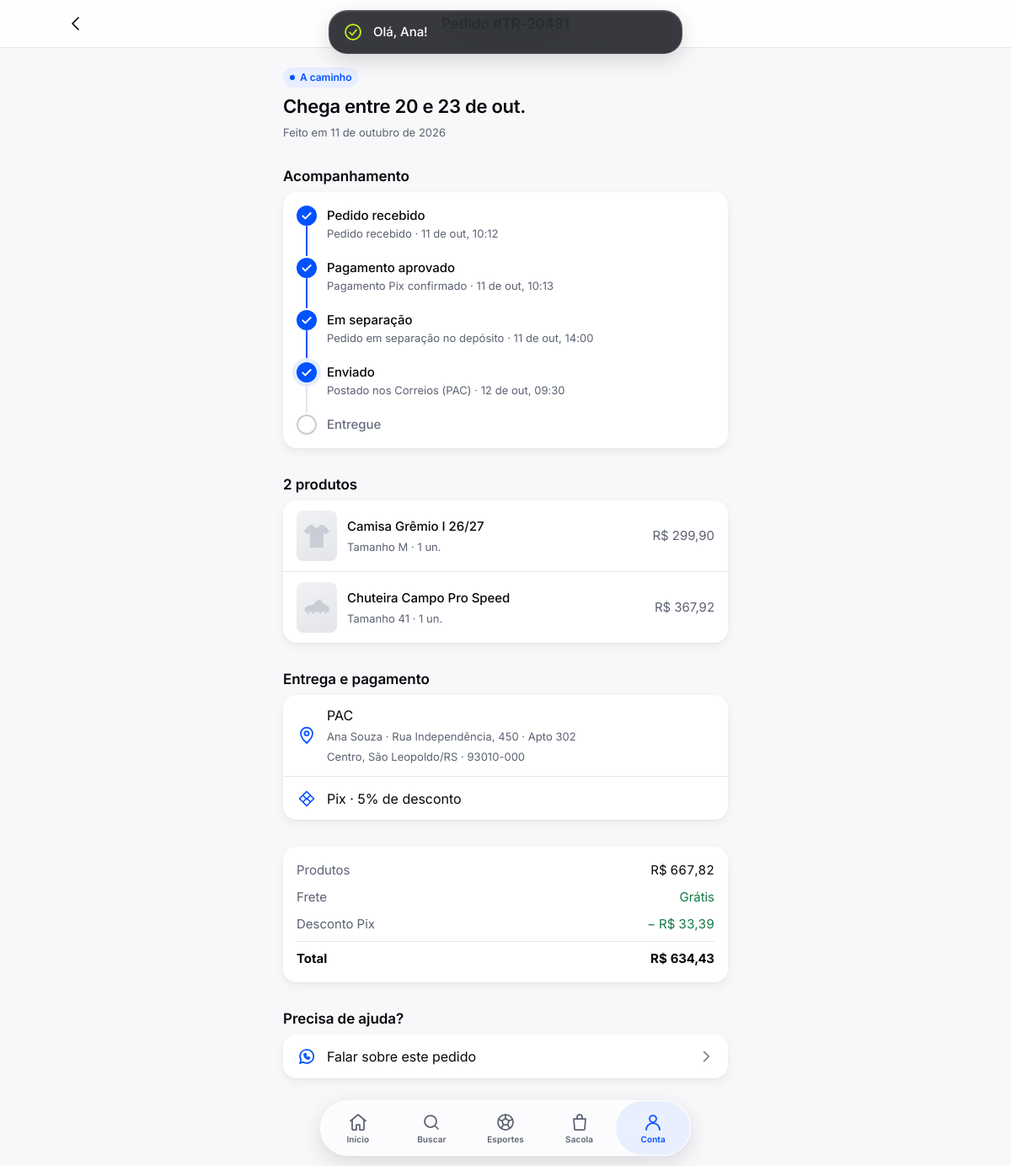
The page /conta/pedido.php?numero=TR-20481 (signed in) on the database as committed earlier.
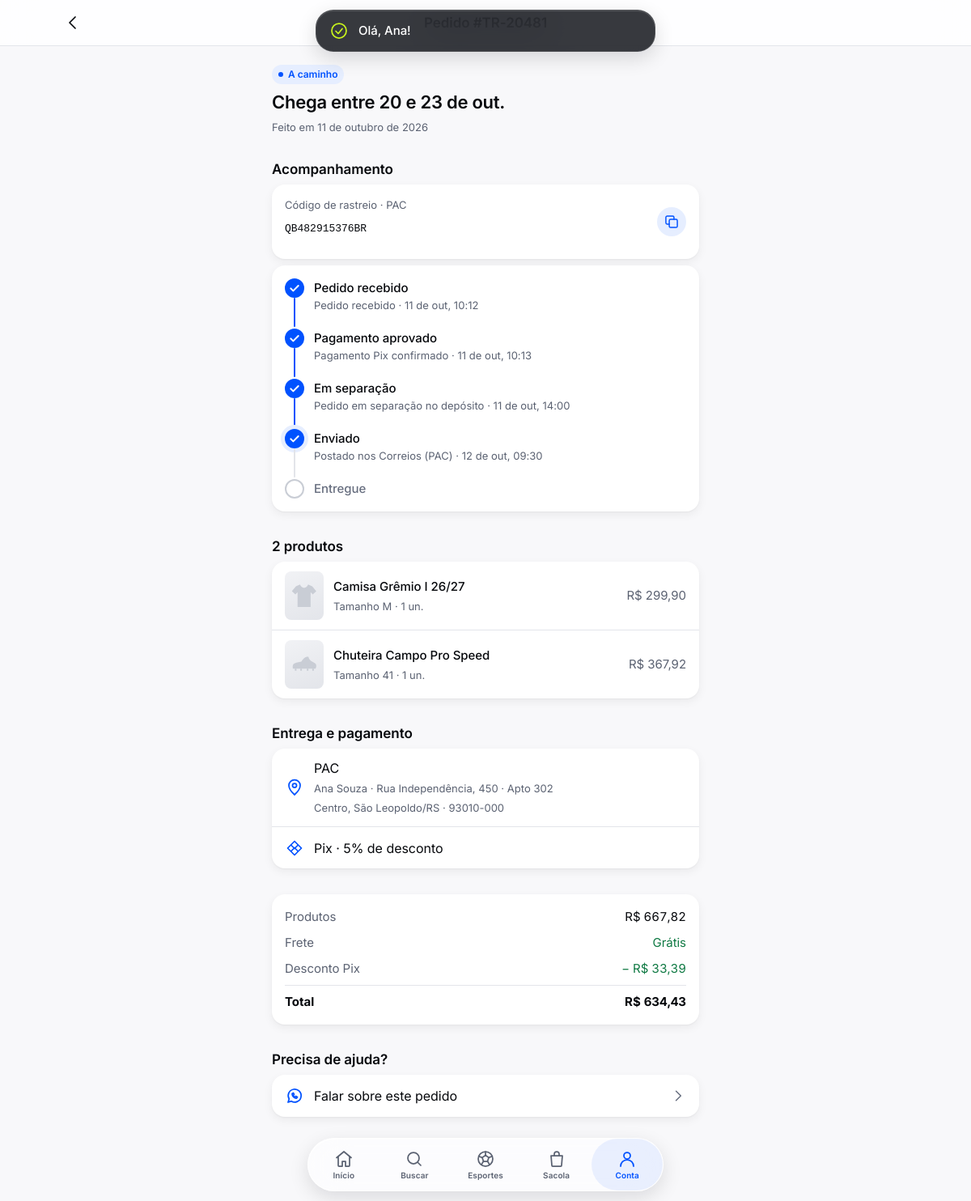
The same page on the database as committed later.
### tables this page shows
CREATE TABLE pedidos (
  id             INT UNSIGNED AUTO_INCREMENT PRIMARY KEY,
  numero         VARCHAR(12)   NOT NULL UNIQUE,  
  cliente_id     INT UNSIGNED  NULL,             
  nome           VARCHAR(120)  NOT NULL,
  email          VARCHAR(160)  NOT NULL,
  cpf            CHAR(11)      NOT NULL,
  telefone       VARCHAR(20)   NOT NULL,
  cep            CHAR(8)       NULL,             
  logradouro     VARCHAR(160)  NULL,
  numero_end     VARCHAR(20)   NULL,
  complemento    VARCHAR(80)   NULL,
  bairro         VARCHAR(80)   NULL,
  cidade         VARCHAR(80)   NULL,
  uf             CHAR(2)       NULL,
  entrega_tipo   ENUM('pac', 'sedex', 'transportadora', 'retirada') NOT NULL,
  entrega_prazo  VARCHAR(60)   NULL,             
  pagamento_tipo ENUM('pix', 'cartao', 'boleto') NOT NULL,
  parcelas       TINYINT UNSIGNED NOT NULL DEFAULT 1,
  subtotal       DECIMAL(10,2) NOT NULL,
  frete          DECIMAL(10,2) NOT NULL DEFAULT 0,
  desconto       DECIMAL(10,2) NOT NULL DEFAULT 0,
  total          DECIMAL(10,2) NOT NULL,
  codigo_rastreio VARCHAR(20)  NULL,             
  status         ENUM('aguardando_pagamento', 'pagamento_recusado', 'pago', 'em_separacao',
                      'enviado', 'pronto_retirada', 'entregue', 'cancelado')
                 NOT NULL DEFAULT 'aguardando_pagamento',
  criado_em      DATETIME      NOT NULL DEFAULT CURRENT_TIMESTAMP,
  atualizado_em  DATETIME      NOT NULL DEFAULT CURRENT_TIMESTAMP ON UPDATE CURRENT_TIMESTAMP,
  KEY idx_pedido_cliente (cliente_id),
  CONSTRAINT fk_pedido_cliente FOREIGN KEY (cliente_id) REFERENCES clientes (id) ON DELETE SET NULL
);

CREATE TABLE pedido_historico (
  id        INT UNSIGNED AUTO_INCREMENT PRIMARY KEY,
  pedido_id INT UNSIGNED NOT NULL,
  status    VARCHAR(30)  NOT NULL,
  descricao VARCHAR(200) NOT NULL,
  criado_em DATETIME     NOT NULL DEFAULT CURRENT_TIMESTAMP,
  CONSTRAINT fk_historico_pedido FOREIGN KEY (pedido_id) REFERENCES pedidos (id) ON DELETE CASCADE
);

CREATE TABLE pedido_itens (
  id             INT UNSIGNED AUTO_INCREMENT PRIMARY KEY,
  pedido_id      INT UNSIGNED  NOT NULL,
  produto_id     INT UNSIGNED  NULL,
  nome_produto   VARCHAR(120)  NOT NULL,
  tamanho        VARCHAR(10)   NULL,
  quantidade     INT UNSIGNED  NOT NULL,
  preco_unitario DECIMAL(10,2) NOT NULL,
  CONSTRAINT fk_item_pedido  FOREIGN KEY (pedido_id)  REFERENCES pedidos (id) ON DELETE CASCADE,
  CONSTRAINT fk_item_produto FOREIGN KEY (produto_id) REFERENCES produtos (id) ON DELETE SET NULL
);

### includes/db.php (called while the page is built)
<?php
function db(): PDO
{
    static $pdo = null;
    if ($pdo === null) {
        global $config;
        $dsn = sprintf(
            'mysql:host=%s;port=%d;dbname=%s;charset=utf8mb4',
            $config['db_host'],
            $config['db_porta'],
            $config['db_nome']
        );
        $pdo = new PDO($dsn, $config['db_usuario'], $config['db_senha'], [
            PDO::ATTR_ERRMODE            => PDO::ERRMODE_EXCEPTION,
            PDO::ATTR_DEFAULT_FETCH_MODE => PDO::FETCH_ASSOC,
            PDO::ATTR_EMULATE_PREPARES   => false,
        ]);
        $pdo->exec("SET time_zone = '" . (new DateTime())->format('P') . "'");
    }
    return $pdo;
}
function consulta(string $sql, array $parametros = []): PDOStatement
{
    $stmt = db()->prepare($sql);
    $stmt->execute($parametros);
    return $stmt;
}

### includes/checkout.php (called while the page is built, shortened)
<?php
function formatar_cep(string $cep): string
{
    $n = so_numeros($cep);
    return strlen($n) === 8 ? substr($n, 0, 5) . '-' . substr($n, 5) : $cep;
}
function pedido_da_sessao(string $numero): ?array
{
    $permitido = in_array($numero, $_SESSION['pedidos_sessao'] ?? [], true);
    $pedido = consulta('SELECT * FROM pedidos WHERE numero = ?', [$numero])->fetch();
    $cliente = $_SESSION['cliente_id'] ?? null;
    $pedido['itens'] = consulta('SELECT * FROM pedido_itens WHERE pedido_id = ? ORDER BY id', [$pedido['id']])->fetchAll();
    return $pedido;
}

### includes/funcoes.php (called while the page is built, shortened)
<?php
function url_base(): string
{
    static $base = null;
    if ($base === null) {
        global $config;
        if ($config['url_base'] !== null) {
            $base = rtrim($config['url_base'], '/');
        } else {
            $raiz      = str_replace('\\', '/', realpath(__DIR__ . '/..'));
            $documento = str_replace('\\', '/', realpath($_SERVER['DOCUMENT_ROOT'] ?? '') ?: '');
            $base      = ($documento !== '' && stripos($raiz, $documento) === 0)
                ? substr($raiz, strlen($documento))
                : '';
            $base = rtrim($base, '/');
        }
    }
    return $base;
}
function url(string $caminho = ''): string
{
    return url_base() . '/' . ltrim($caminho, '/');
}
function e(?string $texto): string
{
    return htmlspecialchars($texto ?? '', ENT_QUOTES | ENT_SUBSTITUTE, 'UTF-8');
}
function dinheiro(float $valor): string
{
    return 'R$ ' . number_format($valor, 2, ',', '.');
}
function so_numeros(?string $texto): string
{
    return preg_replace('/\D+/', '', $texto ?? '');
}

### conta/pedido.php (the view, shortened to what the rows shown need)
<?php
require __DIR__ . '/../includes/bootstrap.php';
$numero = (string) ($_GET['numero'] ?? '');
$pedido = pedido_da_sessao($numero);
$itens = consulta(
    'SELECT i.*, p.midia, (SELECT arquivo FROM produto_imagens WHERE produto_id = p.id ORDER BY ordem LIMIT 1) AS imagem
       FROM pedido_itens i LEFT JOIN produtos p ON p.id = i.produto_id WHERE i.pedido_id = ? ORDER BY i.id',
    [$pedido['id']]
)->fetchAll();
$linha    = linha_do_tempo($pedido);
$retirada = $pedido['entrega_tipo'] === 'retirada';
$aguardando = $pedido['status'] === 'aguardando_pagamento';
$encerrado  = in_array($pedido['status'], ['entregue', 'cancelado', 'pagamento_recusado'], true);
$nomes_entrega = ['pac' => 'PAC', 'sedex' => 'SEDEX', 'transportadora' => 'Transportadora', 'retirada' => 'Retirada em São Leopoldo'];
$texto_pagamento = match ($pedido['pagamento_tipo']) {
    'pix'    => 'Pix · ' . (int) (PIX_DESCONTO * 100) . '% de desconto',
    'cartao' => 'Cartão de crédito · ' . ($pedido['parcelas'] > 1 ? $pedido['parcelas'] . 'x de ' . dinheiro(round($pedido['total'] / $pedido['parcelas'], 2)) : 'à vista'),
    'boleto' => 'Boleto bancário',
};
pagina_inicio([
    'titulo' => 'Pedido #' . $pedido['numero'],
    'aba'    => 'conta',
    'nav'    => ['titulo' => 'Pedido #' . $pedido['numero'], 'voltar' => url(cliente_logado() ? 'conta/pedidos.php' : 'index.php')],
]);
?>
<div class="conteudo conteudo--leitura pilha-xl" style="padding-top: var(--spacing-lg)">
  <section class="pilha-sm">
    <?= selo_status($pedido['status']) ?>
    <h1 class="t-title-2">
      <?php if ($aguardando): ?>
        Esperando o pagamento
      <?php elseif ($pedido['status'] === 'entregue'): ?>
        <?= $retirada ? 'Pedido retirado' : 'Pedido entregue' ?>
      <?php elseif ($pedido['status'] === 'enviado'): ?>
        Chega <?= e(mb_strtolower(mb_substr($pedido['entrega_prazo'], 0, 1)) . mb_substr($pedido['entrega_prazo'], 1)) ?>
      <?php elseif ($pedido['status'] === 'pronto_retirada'): ?>
        Pronto para retirar
      <?php elseif ($encerrado): ?>
        Pedido encerrado
      <?php else: ?>
        Previsão: <?= e(mb_strtolower(mb_substr($pedido['entrega_prazo'], 0, 1)) . mb_substr($pedido['entrega_prazo'], 1)) ?>
      <?php endif; ?>
    </h1>
    <p class="t-footnote texto-secundario">Feito em <?= e(data_longa($pedido['criado_em'])) ?></p>
  </section>
  <section class="pilha-sm">
    <h2 class="t-headline">Acompanhamento</h2>
    <?php if ($pedido['codigo_rastreio']): ?>
      <div class="caixa linha linha--entre">
        <div>
          <p class="t-footnote texto-secundario">Código de rastreio · <?= e($nomes_entrega[$pedido['entrega_tipo']]) ?></p>
          <p class="t-callout pix-codigo" id="codigo-rastreio"><?= e($pedido['codigo_rastreio']) ?></p>
        </div>
        <button type="button" class="botao-icone botao-icone--tint botao-icone--sm" data-copiar="codigo-rastreio" data-copiado="Código copiado" aria-label="Copiar código de rastreio"><?= icone('copiar', 'icone--sm') ?></button>
      </div>
    <?php endif; ?>
    <ol class="rastreio caixa" aria-label="Etapas do pedido">
      <?php foreach ($linha as $i => $passo): ?>
        <?php $atual = $passo['feito'] && empty($linha[$i + 1]['feito']); ?>
        <li class="rastreio__passo<?= $passo['feito'] ? ' rastreio__passo--feito' : '' ?><?= $atual ? ' rastreio__passo--atual' : '' ?>"<?= $atual ? ' aria-current="step"' : '' ?>>
          <span class="rastreio__ponto" aria-hidden="true"><?= $passo['feito'] ? icone('check', 'icone--xs') : '' ?></span>
          <span class="rastreio__textos">
            <span class="t-callout"><?= e($passo['rotulo']) ?></span>
            <?php if ($passo['quando']): ?>
              <span class="t-footnote texto-secundario"><?= e($passo['descricao']) ?> · <?= e(data_hora_curta($passo['quando'])) ?></span>
            <?php endif; ?>
          </span>
        </li>
      <?php endforeach; ?>
    </ol>
  </section>
  <section class="pilha-sm">
    <h2 class="t-headline"><?= count($itens) ?> <?= count($itens) === 1 ? 'produto' : 'produtos' ?></h2>
    <ul class="lista revisao-itens" role="list">
      <?php foreach ($itens as $item): ?>
        <li>
          <?php $conteudo = midia_produto(['midia' => $item['midia'] ?? 'camisa', 'imagem' => $item['imagem']], 'revisao-itens__foto')
            . '<span class="linha-lista__rotulo"><span class="t-callout">' . e($item['nome_produto']) . '</span><br>'
            . '<span class="t-footnote texto-secundario">Tamanho ' . e($item['tamanho']) . ' · ' . (int) $item['quantidade'] . ' un.</span></span>'
            . '<span class="linha-lista__valor">' . dinheiro($item['quantidade'] * (float) $item['preco_unitario']) . '</span>'; ?>
          <?php if ($item['produto_id']): ?>
            <a class="linha-lista" href="<?= e(url('produto.php?id=' . (int) $item['produto_id'])) ?>"><?= $conteudo ?></a>
          <?php else: ?>
            <div class="linha-lista"><?= $conteudo ?></div>
          <?php endif; ?>
        </li>
      <?php endforeach; ?>
    </ul>
  </section>
  <section class="pilha-sm">
    <h2 class="t-headline">Entrega e pagamento</h2>
    <ul class="lista" role="list">
      <li>
        <div class="linha-lista">
          <?= icone($retirada ? 'loja' : 'local', 'linha-lista__icone') ?>
          <span class="linha-lista__rotulo">
            <?= e($nomes_entrega[$pedido['entrega_tipo']]) ?><br>
            <span class="t-footnote texto-secundario">
              <?php if ($retirada): ?>
                <?= e(DEPOSITO_ENDERECO) ?>
              <?php else: ?>
                <?php [$rua, $cidade] = endereco_texto($pedido); ?>
                <?= e($pedido['nome']) ?> · <?= e($rua) ?><br><?= e($cidade) ?>
              <?php endif; ?>
            </span>
          </span>
        </div>
      </li>
      <li>
        <div class="linha-lista">
          <?= icone($pedido['pagamento_tipo'] === 'pix' ? 'pix' : ($pedido['pagamento_tipo'] === 'cartao' ? 'cartao' : 'boleto'), 'linha-lista__icone') ?>
          <span class="linha-lista__rotulo"><?= e($texto_pagamento) ?></span>
        </div>
      </li>
    </ul>
  </section>
  <dl class="caixa resumo-valores" style="margin: 0">
    <div><dt>Produtos</dt><dd><?= dinheiro((float) $pedido['subtotal']) ?></dd></div>
    <?php if ($pedido['desconto'] > 0): ?>
      <div><dt>Desconto Pix</dt><dd class="texto-sucesso">− <?= dinheiro((float) $pedido['desconto']) ?></dd></div>
    <?php endif; ?>
    <div class="resumo-valores__total"><dt>Total</dt><dd><?= dinheiro((float) $pedido['total']) ?></dd></div>
  </dl>
  <section class="pilha-sm">
    <h2 class="t-headline">Precisa de ajuda?</h2>
  </section>
</div>

### includes/componentes.php (shortened to what the rows shown need)
<?php
function icone(string $nome, string $classe = ''): string
{
    return '<svg class="icone ' . e($classe) . '" aria-hidden="true" focusable="false">'
         . '<use href="' . e(asset('img/icones.svg')) . '#i-' . e($nome) . '"></use></svg>';
}
function silhueta(string $tipo, string $classe = ''): string
{
    return '<svg class="' . e($classe) . '" viewBox="0 0 100 100" aria-hidden="true" focusable="false">'
         . '<use href="' . e(asset('img/icones.svg')) . '#s-' . e($tipo) . '"></use></svg>';
}
function midia_produto(array $produto, string $classe = ''): string
{
    $html = '<div class="midia-produto ' . e($classe) . '">';
    if (!empty($produto['imagem'])) {
        $html .= '<img src="' . e(url('assets/img/produtos/' . $produto['imagem'])) . '" alt="" loading="lazy">';
    } else {
        $html .= silhueta($produto['midia'] ?? 'camisa', 'midia-produto__silhueta');
    }
    return $html . '</div>';
}

Rows that differ between the two databases and show on the page:
changed pedidos "entre 20 e 23 de out.": entrega_tipo (not shown) → "PAC"; codigo_rastreio (not shown) → "QB482915376BR"
Other text that changed with them:
text now shown: "Código de rastreio ·"
